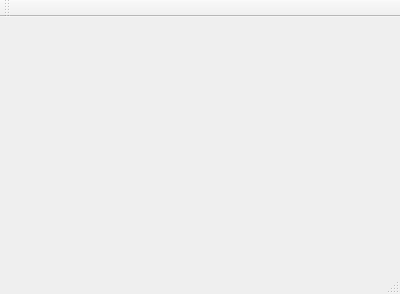
<?xml version="1.0" encoding="UTF-8"?>
<ui version="4.0">
 <class>MainWindow</class>
 <widget class="QMainWindow" name="MainWindow">
  <property name="geometry">
   <rect>
    <x>0</x>
    <y>0</y>
    <width>400</width>
    <height>294</height>
   </rect>
  </property>
  <property name="windowTitle">
   <string>MainWindow</string>
  </property>
  <widget class="QWidget" name="centralWidget"/>
  <widget class="QMenuBar" name="menuBar">
   <property name="geometry">
    <rect>
     <x>0</x>
     <y>0</y>
     <width>400</width>
     <height>23</height>
    </rect>
   </property>
  </widget>
  <widget class="QToolBar" name="mainToolBar">
   <attribute name="toolBarArea">
    <enum>TopToolBarArea</enum>
   </attribute>
   <attribute name="toolBarBreak">
    <bool>false</bool>
   </attribute>
  </widget>
  <widget class="QStatusBar" name="statusBar"/>
 </widget>
 <layoutdefault spacing="6" margin="11"/>
 <resources/>
 <connections/>
</ui>
